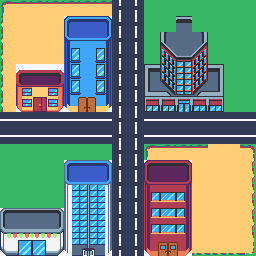

This is a level from a 2D game, rendered from its Tiled map with the project's own tilesets. A one-line summary and the complete map file follow:
An orthogonal 16x16 tile map with 16x16 px tiles, 1 tile layer (Tile Layer 1).

<map version="1.10" tiledversion="1.10.2" orientation="orthogonal" renderorder="right-down" width="16" height="16" tilewidth="16" tileheight="16" infinite="0" nextlayerid="2" nextobjectid="1">
 <tileset firstgid="1" source="city.tsx" />
 <layer id="1" name="Tile Layer 1" width="16" height="16">
  <data encoding="csv">
3087,3089,3089,3089,3089,3089,3089,2440,2440,3270,3270,3270,3270,3270,3270,3270,
3215,3217,3217,3217,136,137,138,2440,2440,3270,3270,148,3270,3270,3270,3270,
3215,3217,3217,3217,200,201,202,2440,2440,3270,211,212,213,3270,3270,3270,
3215,3217,3217,3217,264,265,266,2440,2440,3270,275,276,277,3270,3270,3270,
3215,1096,1097,1098,328,329,330,2440,2440,338,339,340,341,342,3270,3270,
3215,1160,1161,1162,392,393,394,2440,2440,402,403,404,405,406,3270,3270,
3215,1224,1225,1226,456,457,458,2440,2440,466,467,468,469,470,3270,3270,
2694,2694,2694,2694,2694,2694,2694,2440,2440,2694,2694,2694,2694,2694,2694,2694,
2694,2694,2694,2694,2694,2694,2694,2440,2440,2694,2694,2694,2694,2694,2694,2694,
3270,3270,3270,3270,3270,3270,3270,2440,2440,3087,3089,3089,3089,3217,3217,3091,
3270,3270,3270,3270,1107,1108,1109,2440,2440,131,132,133,3217,3217,3217,3219,
3270,3270,3270,3270,1171,1172,1173,2440,2440,195,196,197,3217,3217,3217,3219,
3270,3270,3270,3270,1235,1236,1237,2440,2440,259,260,261,3217,3217,3217,3219,
706,707,708,709,1299,1300,1301,2440,2440,323,324,325,3217,3217,3217,3219,
770,771,772,773,1363,1364,1365,2440,2440,387,388,389,3217,3217,3217,3219,
834,835,836,837,1427,1428,1429,2440,2440,451,452,453,3345,3345,3345,3347
</data>
 </layer>
</map>
